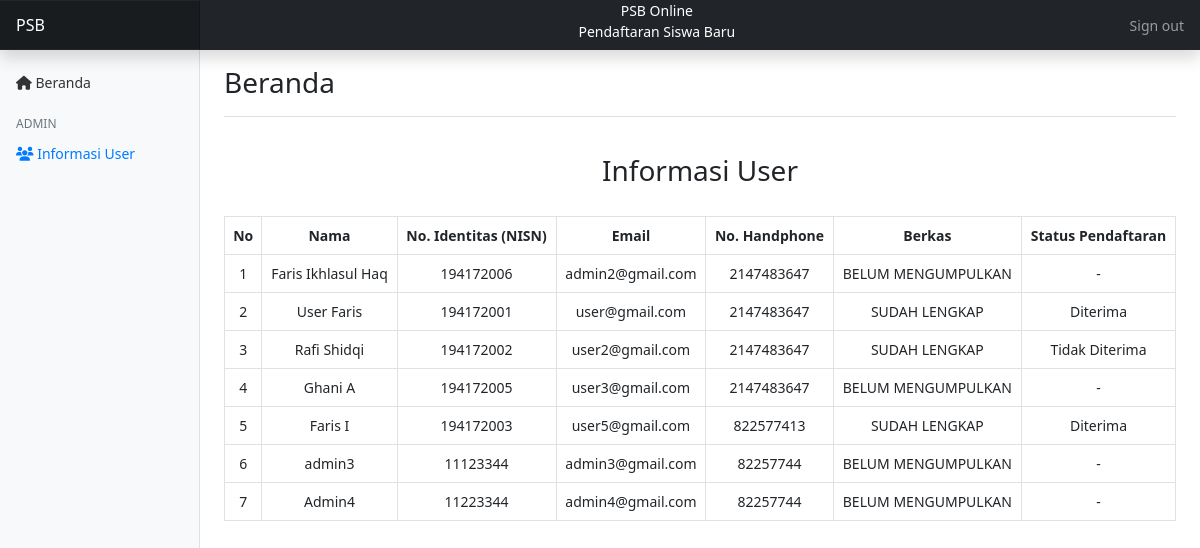
/Admin/informasi_user.php (signed in), run on the app's committed database.
### tables this page shows
CREATE TABLE `users` (
  `user_id` int(11) NOT NULL,
  `nama` varchar(255) NOT NULL,
  `nisn` varchar(16) DEFAULT NULL,
  `email` varchar(16) NOT NULL,
  `jenis_kelamin` enum('P','L') DEFAULT NULL,
  `no_telepon` int(11) NOT NULL,
  `tempat_lahir` varchar(255) DEFAULT NULL,
  `tgl_lahir` date DEFAULT NULL,
  `agama` varchar(11) DEFAULT NULL,
  `nama_ortu` varchar(255) DEFAULT NULL,
  `no_telepon_ortu` int(11) DEFAULT NULL,
  `password` varchar(255) NOT NULL,
  `role` int(11) NOT NULL DEFAULT 0,
  `alamat` text DEFAULT NULL
);

CREATE TABLE `data_pendaftaran` (
  `pendaftaran_id` int(11) NOT NULL,
  `user_id` int(11) DEFAULT NULL,
  `pendidikan_terakhir` varchar(255) DEFAULT NULL,
  `pas_foto` varchar(255) DEFAULT NULL,
  `ijazah` varchar(255) DEFAULT NULL,
  `surat_pernyataan` varchar(255) DEFAULT NULL,
  `status_pendaftaran` enum('Diterima','Cadangan','Tidak Diterima') NOT NULL DEFAULT 'Diterima'
);

### Admin/informasi_user.php (the view, shortened to what this page needs)
<?php
    include '../koneksi.php';
    $query = mysqli_query($koneksi, "SELECT * FROM users LEFT JOIN data_pendaftaran ON users.user_id = data_pendaftaran.user_id");
    $i = 1;
?>
<!DOCTYPE html>
<html lang="en">
<head>
    <link href="https://cdn.jsdelivr.net/npm/bootstrap@5.0.1/dist/css/bootstrap.min.css" rel="stylesheet" />
    <link rel="stylesheet" href="../css/style.css"/>
</head>
<body>
    <header class="navbar navbar-dark sticky-top bg-dark flex-md-nowrap p-0 shadow">
        <a class="navbar-brand col-md-3 col-lg-2 me-0 px-3" href="#">PSB</a>
        <ul class="navbar-nav w-100">
            <li class="nav-item">
                <p style="color:white" class="text-center mb-2">PSB Online <br> Pendaftaran Siswa Baru</p>
            </li>
        </ul>
        <ul class="navbar-nav px-3">
            <li class="nav-item text-nowrap">
                <a class="nav-link" href="../logout.php" onclick="return confirm('Apakah anda yakin ingin melakukan logout?');">Sign out</a>
            </li>
        </ul>
    </header>
    <div class="container-fluid">
        <div class="row">
            <nav id="sidebarMenu" class="col-md-3 col-lg-2 d-md-block bg-light sidebar collapse">
                <div class="position-sticky pt-3">
                    <ul class="nav flex-column">
                        <li class="nav-item">
                            <a class="nav-link" aria-current="page" href="index.php">
                            <span><i class="fas fa-home"></i></span>
                            Beranda
                            </a>
                        </li>
                    </ul>
                    <h6 class="sidebar-heading d-flex justify-content-between align-items-center px-3 mt-3 mb-1 text-muted">
                        <span>Admin</span>
                    </h6>
                    <ul class="nav flex-column mb-2">
                        <li class="nav-item">
                            <a class="nav-link active" href="#">
                            <span><i class="fas fa-users"></i></span>
                            Informasi User
                            </a>
                        </li>
                    </ul>
                </div>
            </nav>
            <main class="col-md-9 ms-sm-auto col-lg-10 px-md-4">
                <div class="d-flex justify-content-between flex-wrap flex-md-nowrap align-items-center pt-3 pb-2 mb-3 border-bottom">
                    <h3>Beranda</h3>
                </div>
                <div id="content">
                    <div class="text-center align-items-center">
                        <br>
                        <h3>Informasi User</h3>
                        <br>
                        <div class="table-responsive">
                            <table class="table table-hover table-bordered">
                                <thead>
                                    <tr>
                                        <th>No</th>
                                        <th>Nama</th>
                                        <th>No. Identitas (NISN)</th>
                                        <th>Email</th>
                                        <th>No. Handphone</th>
                                        <th>Berkas</th>
                                        <th>Status Pendaftaran</th>
                                    </tr>
                                </thead>
                                <tbody>
                                <?php foreach ($query as $d) : ?>
                                    <tr>
                                        <td><?= $i ?></td>
                                        <td><?= $d['nama'] ?></td>
                                        <td><?= !empty($d['nisn']) ? $d['nisn'] : '-' ?></td>
                                        <td><?= !empty($d['email']) ? $d['email'] : '-' ?></td>
                                        <td><?= !empty($d['no_telepon']) ? $d['no_telepon'] : '-' ?></td>
                                        <td><?= $d['pas_foto'] && $d['ijazah'] && $d['surat_pernyataan'] ? 'SUDAH LENGKAP' : 'BELUM MENGUMPULKAN' ?></td>
                                        <td><?= !empty($d['status_pendaftaran']) ? $d['status_pendaftaran'] : '-' ?></td>
                                    </tr>
                                <?php
                                    $i++;
                                    endforeach;
                                ?>
                                </tbody>
                            </table>
                        </div>
                    </div>
                </div>
            </main>
        </div>
    </div>
</body>
</html>

### css/style.css (style rules this page uses)
body { font-size: 0.875rem; }
.sidebar { position: fixed; top: 0; bottom: 0; left: 0; z-index: 100; padding: 48px 0 0; box-shadow: inset -1px 0 0 rgba(0, 0, 0, 0.1); }
.sidebar .nav-link { font-weight: 500; color: #333; }
.sidebar .nav-link.active { color: #007bff; }
.sidebar-heading { font-size: 0.75rem; text-transform: uppercase; }
.navbar-brand { padding-top: 0.75rem; padding-bottom: 0.75rem; font-size: 1rem; background-color: rgba(0, 0, 0, 0.25); box-shadow: inset -1px 0 0 rgba(0, 0, 0, 0.25); }

### data on the page
users: nama "Faris Ikhlasul Haq", nisn "194172006", email "admin2@gmail.com", no_telepon "2147483647", shows "BELUM MENGUMPULKAN"
data_pendaftaran: user.nama "User Faris", user.nisn "194172001", user.email "user@gmail.com", user.no_telepon "2147483647", pas_foto "SUDAH LENGKAP", status_pendaftaran "Diterima"
data_pendaftaran: user.nama "Rafi Shidqi", user.nisn "194172002", user.email "user2@gmail.com", user.no_telepon "2147483647", pas_foto "SUDAH LENGKAP", status_pendaftaran "Tidak Diterima"
users: nama "Ghani A", nisn "194172005", email "user3@gmail.com", no_telepon "2147483647", shows "BELUM MENGUMPULKAN"
data_pendaftaran: user.nama "Faris I", user.nisn "194172003", user.email "user5@gmail.com", user.no_telepon "822577413", pas_foto "SUDAH LENGKAP", status_pendaftaran "Diterima"
users: nama "admin3", nisn "11123344", email "admin3@gmail.com", no_telepon "82257744", shows "BELUM MENGUMPULKAN"
users: nama "Admin4", nisn "11223344", email "admin4@gmail.com", no_telepon "82257744", shows "BELUM MENGUMPULKAN"
